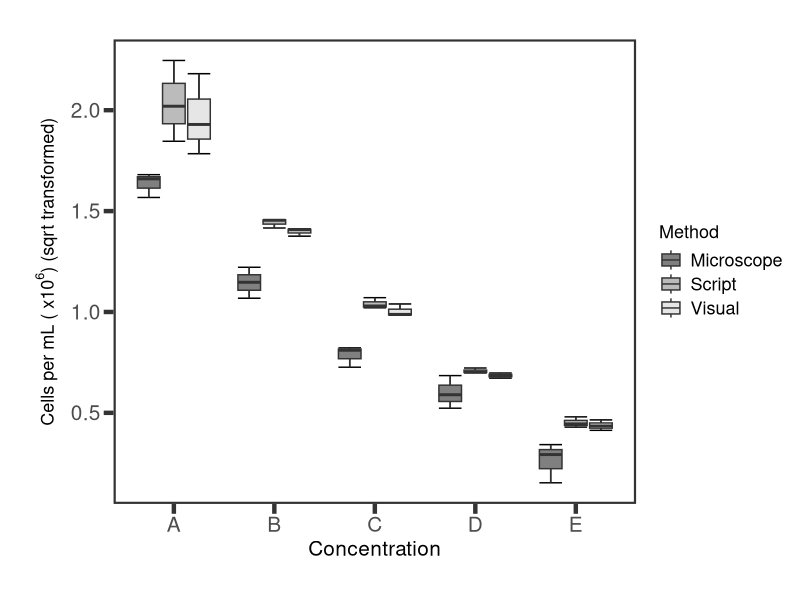
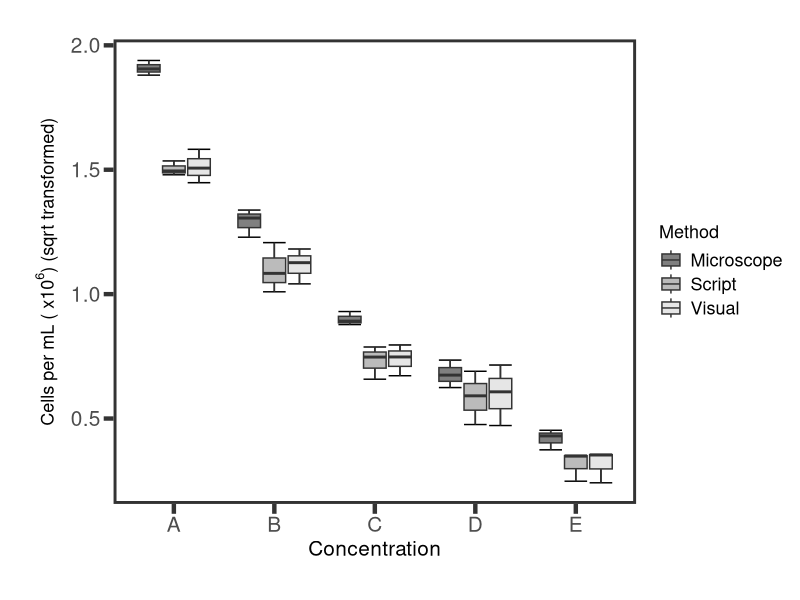
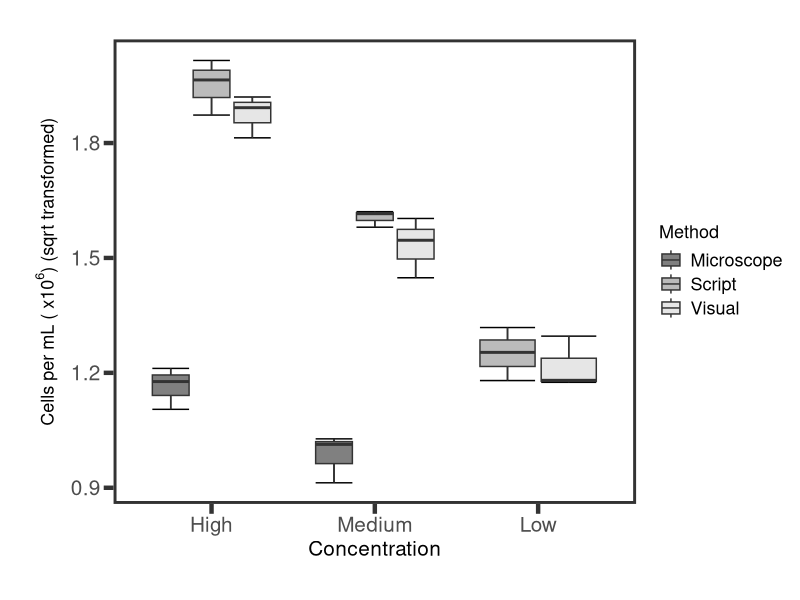
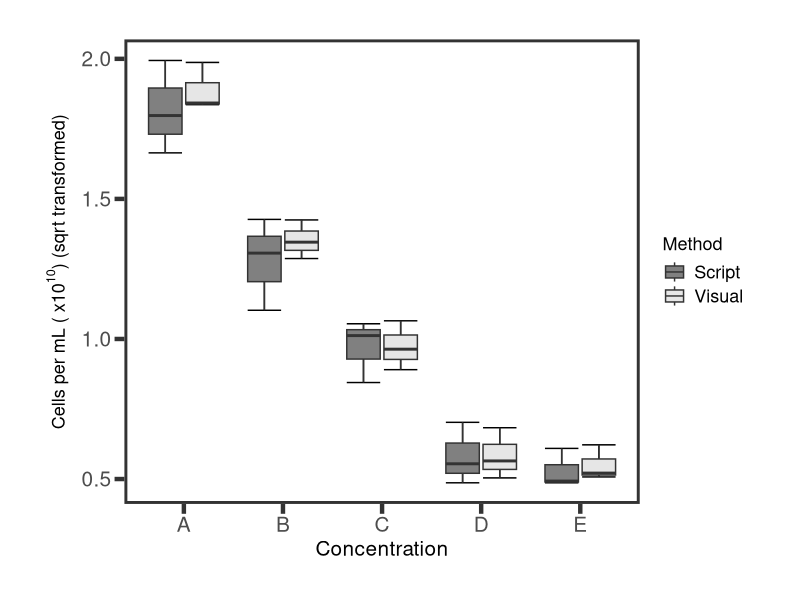
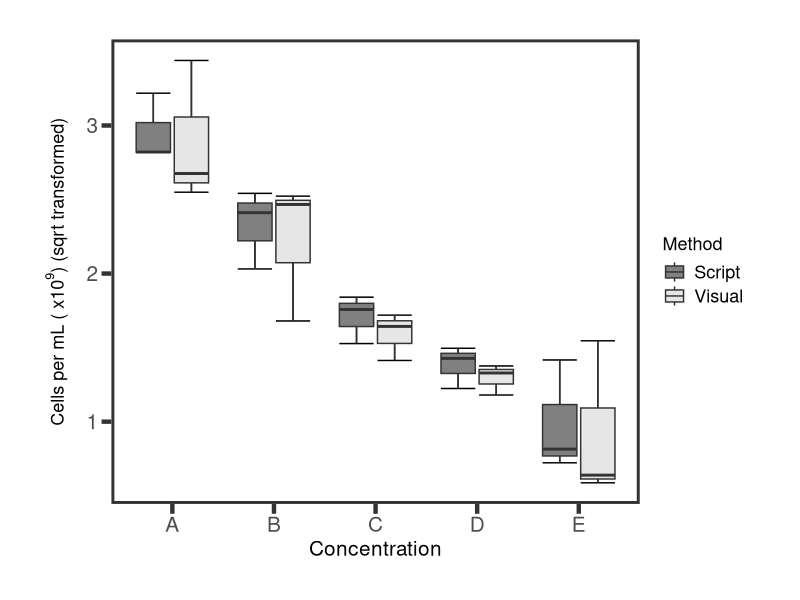
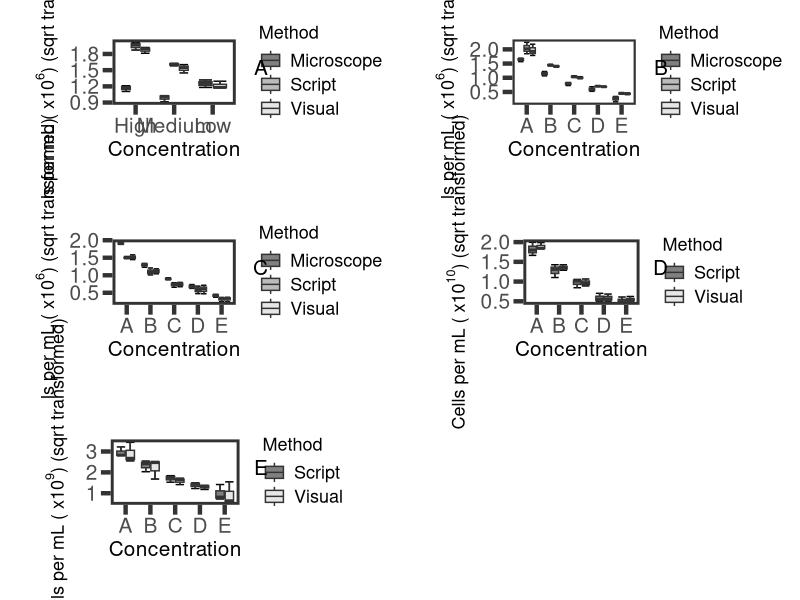

Source code (R) for these figures, in order:
library(ggplot2)
library(gridExtra)
library(ggpubr)
library(cowplot)

setwd("C:/Users/Tyler.Harman/Desktop/cellcount_work/cellcount_main/data")

BA<-read.csv("Boxplot_Analysis.csv",header=T)

BA_F192<-subset(BA,Species=="F192")
BA_F210<-subset(BA,Species=="F210")
BA_Anabena<-subset(BA,Species=="Anabena")
BA_Anabena$Concentration_f = factor(BA_Anabena$Concentration, levels=c('High','Medium','Low'))
BA_Shewanella<-subset(BA,Species=="Shewanella")
BA_E.coli<-subset(BA,Species=="E.coli")


BA_F192$Output<-(BA_F192$Output/1000000)
BA_F192$Output<-(sqrt(BA_F192$Output))

F192<-ggplot(data=BA_F192, aes(x=Concentration,y=Output,fill=Method))+
  scale_fill_grey(start=0.5,end=0.9)+
  stat_boxplot(geom='errorbar')+
  geom_boxplot(size=0.5)+
  theme_bw()+
  labs(x="Concentration")+
  labs(y=expression(paste("Cells per mL ( ",x10^{6},") (sqrt transformed)")))+
  scale_y_continuous(labels = function(x) format(x, scientific = FALSE))+
  theme(legend.text = element_text(size=13),
        legend.title = element_text(size=13))+
  theme(axis.title.x = element_text(size=15),
        axis.title.y = element_text(size=13,vjust=2))+
  theme(axis.text.x = element_text(size = 15),
        axis.text.y = element_text(size = 15),
        axis.ticks = element_line(size=1.5),
        axis.ticks.length = unit(0.25,"cm"),
        plot.margin=unit(c(1,0.25,1,1),"cm"),
        panel.grid.major = element_blank(),
        panel.grid.minor = element_blank(),
        panel.border = element_rect(size=1.5))
F192  

BA_F210$Output<-(BA_F210$Output/1000000)
BA_F210$Output<-(sqrt(BA_F210$Output))

F210<-ggplot(data=BA_F210, aes(x=Concentration,y=Output,fill=Method))+
  scale_fill_grey(start=0.5,end=0.9)+
  stat_boxplot(geom='errorbar')+
  geom_boxplot(size=0.5)+
  theme_bw()+
  labs(x="Concentration")+
  labs(y=expression(paste("Cells per mL ( ",x10^{6},") (sqrt transformed)")))+
  scale_y_continuous(labels = function(x) format(x, scientific = FALSE))+
  theme(legend.text = element_text(size=13),
        legend.title = element_text(size=13))+
  theme(axis.title.x = element_text(size=15),
        axis.title.y = element_text(size=13,vjust=2))+
  theme(axis.text.x = element_text(size = 15),
        axis.text.y = element_text(size = 15),
        axis.ticks = element_line(size=1.5),
        axis.ticks.length = unit(0.25,"cm"),
        plot.margin=unit(c(1,0.25,1,1),"cm"),
        panel.grid.major = element_blank(),
        panel.grid.minor = element_blank(),
        panel.border = element_rect(size=2))
F210

BA_Anabena$Output<-(BA_Anabena$Output/1000000)
BA_Anabena$Output<-(sqrt(BA_Anabena$Output))

Anabena<-ggplot(data=BA_Anabena, aes(x=Concentration_f,y=Output,fill=Method))+
  scale_fill_grey(start=0.5,end=0.9)+
  stat_boxplot(geom='errorbar')+
  geom_boxplot(size=0.5)+
  theme_bw()+
  labs(x="Concentration")+
  labs(y=expression(paste("Cells per mL ( ",x10^{6},") (sqrt transformed)")))+
  scale_y_continuous(labels = function(x) format(x, scientific = FALSE))+
  theme(legend.text = element_text(size=13),
        legend.title = element_text(size=13))+
  theme(axis.title.x = element_text(size=15),
        axis.title.y = element_text(size=13,vjust=2))+
  theme(axis.text.x = element_text(size = 15),
        axis.text.y = element_text(size = 15),
        axis.ticks = element_line(size=1.5),
        axis.ticks.length = unit(0.25,"cm"),
        plot.margin=unit(c(1,0.25,1,1),"cm"),
        panel.grid.major = element_blank(),
        panel.grid.minor = element_blank(),
        panel.border = element_rect(size=2))
Anabena


BA_Shewanella$Output<-(BA_Shewanella$Output/10000000000)
BA_Shewanella$Output<-(sqrt(BA_Shewanella$Output))

Shewanella<-ggplot(data=BA_Shewanella, aes(x=Concentration,y=Output,fill=Method))+
  scale_fill_grey(start=0.5,end=0.9)+
  stat_boxplot(geom='errorbar')+
  geom_boxplot(size=0.5)+
  theme_bw()+
  labs(x="Concentration")+
  labs(y=expression(paste("Cells per mL ( ",x10^{10},") (sqrt transformed)")))+
  scale_y_continuous(labels = function(x) format(x, scientific = FALSE))+
  theme(legend.text = element_text(size=13),
        legend.title = element_text(size=13))+
  theme(axis.title.x = element_text(size=15),
        axis.title.y = element_text(size=13,vjust=2))+
  theme(axis.text.x = element_text(size = 15),
        axis.text.y = element_text(size = 15),
        axis.ticks = element_line(size=1.5),
        axis.ticks.length = unit(0.25,"cm"),
        plot.margin=unit(c(1,1.25,1,1.25),"cm"),
        panel.grid.major = element_blank(),
        panel.grid.minor = element_blank(),
        panel.border = element_rect(size=2))
Shewanella


BA_E.coli$Output<-(BA_E.coli$Output/1000000000)
BA_E.coli$Output<-(sqrt(BA_E.coli$Output))

E.coli<-ggplot(data=BA_E.coli, aes(x=Concentration,y=Output,fill=Method))+
  scale_fill_grey(start=0.5,end=0.9)+
  stat_boxplot(geom='errorbar')+
  geom_boxplot(size=0.5)+
  theme_bw()+
  labs(x="Concentration")+
  labs(y=expression(paste("Cells per mL ( ",x10^{9},") (sqrt transformed)")))+
  scale_y_continuous(labels = function(x) format(x, scientific = FALSE))+
  theme(legend.text = element_text(size=13),
        legend.title = element_text(size=13))+
  theme(axis.title.x = element_text(size=15),
        axis.title.y = element_text(size=13,vjust=2))+
  theme(axis.text.x = element_text(size = 15),
        axis.text.y = element_text(size = 15),
        axis.ticks = element_line(size=1.5),
        axis.ticks.length = unit(0.25,"cm"),
        plot.margin=unit(c(1,1.25,1,1.25),"cm"),
        panel.grid.major = element_blank(),
        panel.grid.minor = element_blank(),
        panel.border = element_rect(size=2))
E.coli

tiff("BA_Analysis.tiff", height = 30, width = 30, units = 'cm', 
     compression = "lzw", res = 300)
plot_grid(Anabena,F192,F210,Shewanella,E.coli, ncol = 2, nrow = 3, labels = "AUTO",label_x = 0.67,hjust=1,vjust=5,label_size = 15, label_fontface = "plain")
dev.off()
